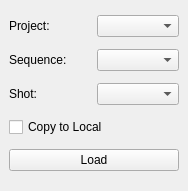
<?xml version="1.0" encoding="UTF-8"?>
<ui version="4.0">
 <class>MainWindow</class>
 <widget class="QMainWindow" name="MainWindow">
  <property name="geometry">
   <rect>
    <x>0</x>
    <y>0</y>
    <width>188</width>
    <height>191</height>
   </rect>
  </property>
  <property name="windowTitle">
   <string>Load Layers</string>
  </property>
  <widget class="QWidget" name="centralwidget">
   <layout class="QVBoxLayout" name="verticalLayout">
    <item>
     <layout class="QHBoxLayout" name="horizontalLayout">
      <item>
       <widget class="QLabel" name="label">
        <property name="text">
         <string>Project:</string>
        </property>
       </widget>
      </item>
      <item>
       <widget class="QComboBox" name="projects_cmb"/>
      </item>
     </layout>
    </item>
    <item>
     <layout class="QHBoxLayout" name="horizontalLayout_2">
      <item>
       <widget class="QLabel" name="label_2">
        <property name="text">
         <string>Sequence:</string>
        </property>
       </widget>
      </item>
      <item>
       <widget class="QComboBox" name="sequences_cmb"/>
      </item>
     </layout>
    </item>
    <item>
     <layout class="QHBoxLayout" name="horizontalLayout_3">
      <item>
       <widget class="QLabel" name="label_3">
        <property name="text">
         <string>Shot:</string>
        </property>
       </widget>
      </item>
      <item>
       <widget class="QComboBox" name="shots_cmb"/>
      </item>
     </layout>
    </item>
    <item>
     <widget class="QCheckBox" name="copyLocal_chb">
      <property name="text">
       <string>Copy to Local</string>
      </property>
     </widget>
    </item>
    <item>
     <widget class="QPushButton" name="load_btn">
      <property name="text">
       <string>Load</string>
      </property>
     </widget>
    </item>
   </layout>
  </widget>
 </widget>
 <resources/>
 <connections/>
</ui>
